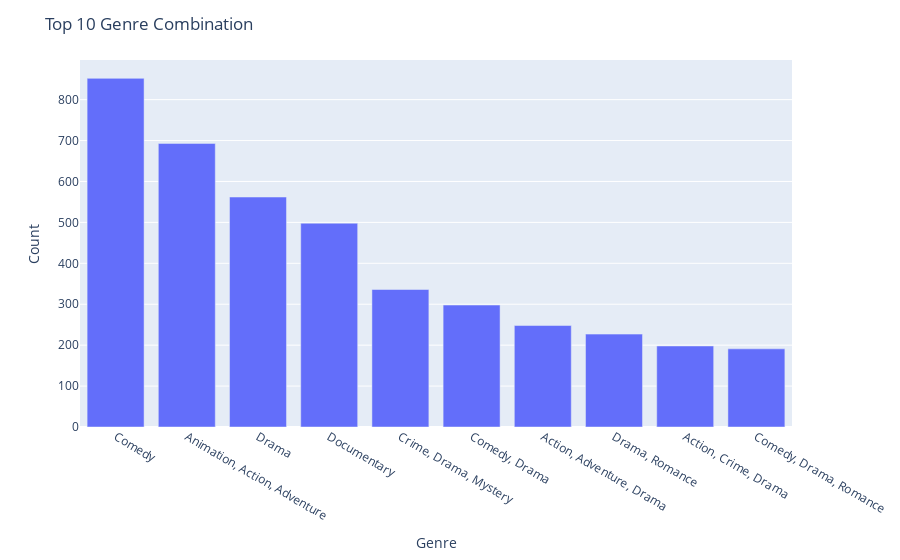

The notebook cell saved with this chart:
### Markdown cell above
### Genre

### Code cell
movie_genre = movie['GENRE'].value_counts().reset_index().rename(columns={'GENRE':'Count','index':'Genre'})

fig = px.bar(data_frame = movie_genre.sort_values(by='Count',ascending = False).head(10),
             x = 'Genre', y = 'Count')

fig.update_layout(title = 'Top 10 Genre Combination')

fig.show()

### Figure 1 — Plotly figure (JSON) as saved in the notebook; plotly's stock layout.template omitted (floating-point values rounded to 4 significant figures)
{"data": [{"alignmentgroup": "True", "hovertemplate": "Genre=%{x}<br>Count=%{y}<extra></extra>", "legendgroup": "", "marker": {"color": "#636efa", "pattern": {"shape": ""}}, "name": "", "offsetgroup": "", "orientation": "v", "showlegend": false, "textposition": "auto", "type": "bar", "x": ["Comedy", "Animation, Action, Adventure", "Drama", "Documentary", "Crime, Drama, Mystery", "Comedy, Drama", "Action, Adventure, Drama", "Drama, Romance", "Action, Crime, Drama", "Comedy, Drama, Romance"], "xaxis": "x", "y": [852, 693, 562, 498, 336, 298, 248, 227, 198, 191], "yaxis": "y"}], "layout": {"barmode": "relative", "legend": {"tracegroupgap": 0}, "margin": {"t": 60}, "title": {"text": "Top 10 Genre Combination"}, "xaxis": {"anchor": "y", "domain": [0, 1], "title": {"text": "Genre"}, "type": "category", "range": [-0.5, 9.5], "autorange": true}, "yaxis": {"anchor": "x", "domain": [0, 1], "title": {"text": "Count"}, "type": "linear", "range": [0, 896.8], "autorange": true}, "autosize": true}}
